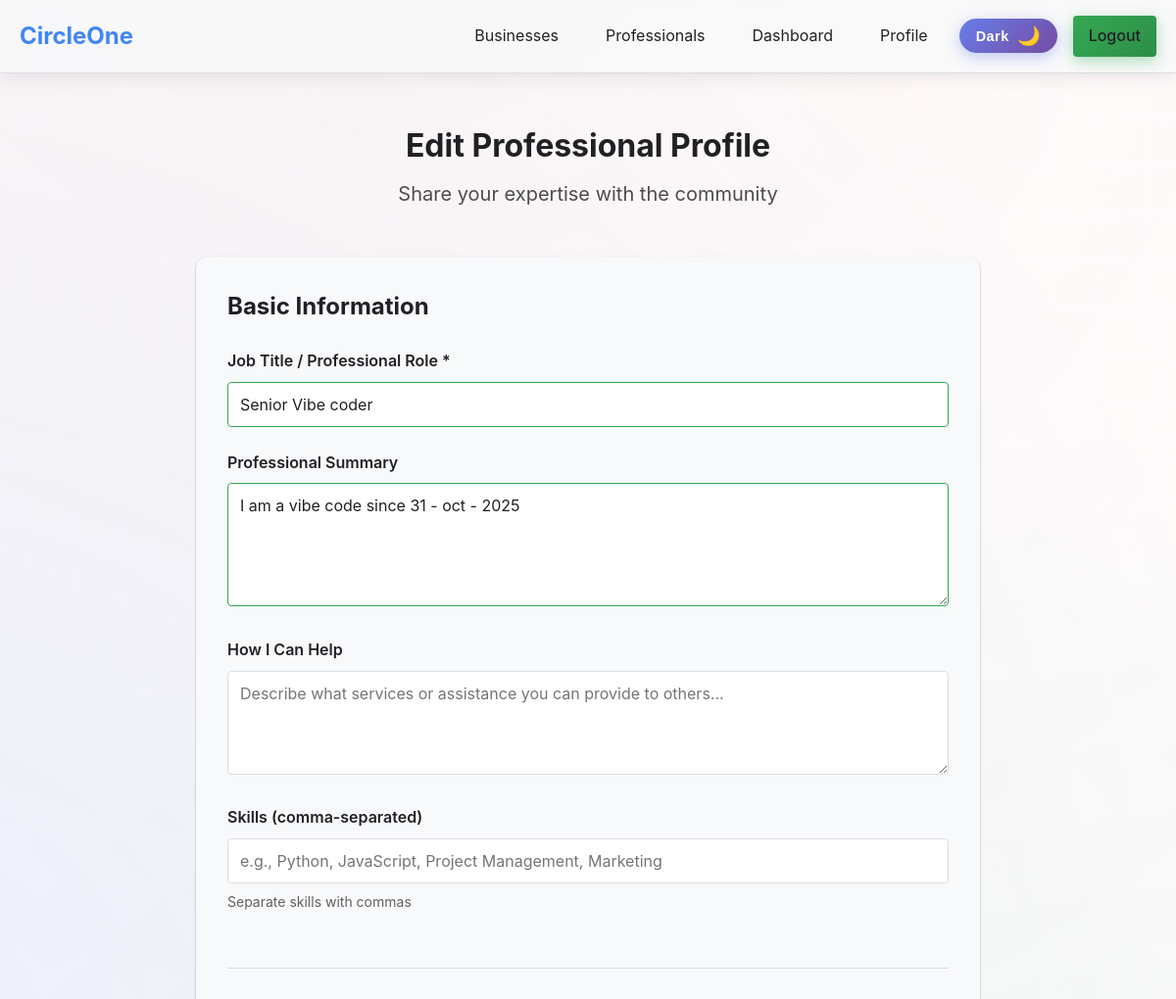
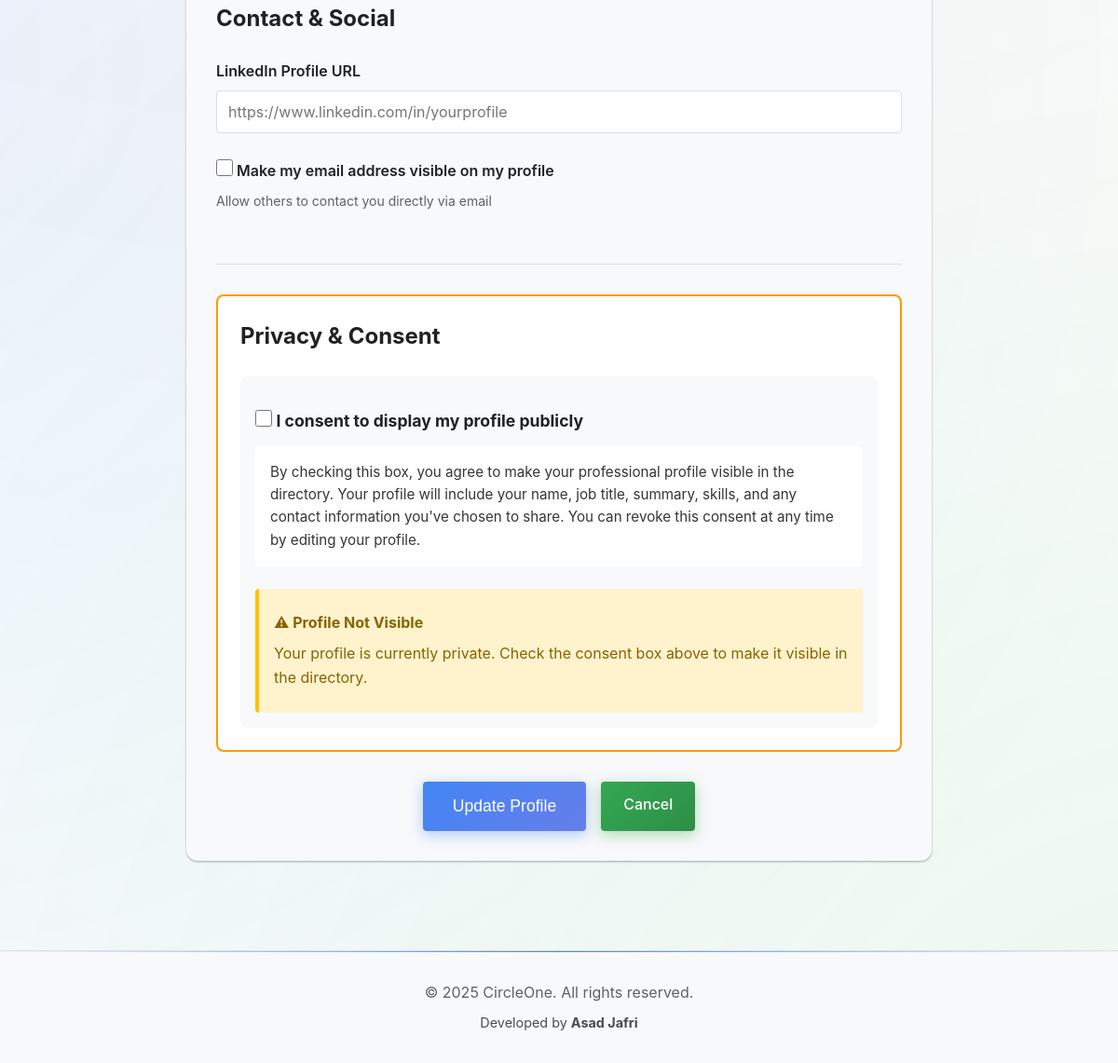
Screenshot of /dashboard/profile/edit (signed in) with the database file from the repository (2 pictures, top to bottom).
### models.py (models this page shows, shortened)
class ProfessionalProfile(db.Model):
    __tablename__ = 'professional_profiles'
    id = db.Column(db.Integer, primary_key=True)
    user_id = db.Column(db.Integer, db.ForeignKey('users.id'), nullable=False, unique=True, index=True)
    job_title = db.Column(db.String(255), nullable=False, index=True)
    summary = db.Column(db.Text, nullable=True)
    how_i_help = db.Column(db.Text, nullable=True)
    linkedin_url = db.Column(db.String(500), nullable=True)
    skills_json = db.Column(db.Text, nullable=True)  # JSON array of skills
    consent_given = db.Column(db.Boolean, default=False, nullable=False)
    contact_visible = db.Column(db.Boolean, default=False, nullable=False)
    view_count = db.Column(db.Integer, default=0, nullable=False)
    created_at = db.Column(db.DateTime, default=datetime.utcnow, nullable=False)
    def get_skills(self):
        if self.skills_json:
            try:
                return json.loads(self.skills_json)
            except:
                return []
        return []

### main.py (the view, shortened to what this page needs)
@app.route('/dashboard/profile/edit', methods=['GET', 'POST'])
@login_required
def edit_professional_profile():
    profile = ProfessionalProfile.query.filter_by(
        user_id=current_user.id).first()
    return render_template('professional_form.html', profile=profile)

### main.py (called while the page is built)
@login_manager.user_loader
def load_user(user_id):
    return User.query.get(int(user_id))

### templates/professional_form.html (shortened to what this page needs)
{% extends "base.html" %}
{% block content %}
<div class="professional-form-page">
    <div class="form-header">
        <h1>{{ 'Edit' if profile else 'Create' }} Professional Profile</h1>
        <p class="subtitle">Share your expertise with the community</p>
    </div>
    <form method="POST" class="professional-form">
        <div class="form-section">
            <h2>Basic Information</h2>
            <div class="form-group">
                <label for="job_title">Job Title / Professional Role *</label>
                <input type="text"
                       id="job_title"
                       name="job_title"
                       value="{{ profile.job_title if profile else '' }}"
                       required
                       placeholder="e.g., Senior Software Engineer, Marketing Consultant"
                       class="form-control">
            </div>
            <div class="form-group">
                <label for="summary">Professional Summary</label>
                <textarea id="summary"
                          name="summary"
                          rows="5"
                          class="form-control"
                          placeholder="Tell us about your professional background and experience...">{{ profile.summary if profile else '' }}</textarea>
            </div>
            <div class="form-group">
                <label for="how_i_help">How I Can Help</label>
                <textarea id="how_i_help"
                          name="how_i_help"
                          rows="4"
                          class="form-control"
                          placeholder="Describe what services or assistance you can provide to others...">{{ profile.how_i_help if profile else '' }}</textarea>
            </div>
            <div class="form-group">
                <label for="skills">Skills (comma-separated)</label>
                <input type="text"
                       id="skills"
                       name="skills"
                       value="{{ ', '.join(profile.get_skills()) if profile else '' }}"
                       placeholder="e.g., Python, JavaScript, Project Management, Marketing"
                       class="form-control">
                <small class="form-text">Separate skills with commas</small>
            </div>
        </div>
        <div class="form-section">
            <h2>Contact & Social</h2>
            <div class="form-group">
                <label for="linkedin_url">LinkedIn Profile URL</label>
                <input type="url"
                       id="linkedin_url"
                       name="linkedin_url"
                       value="{{ profile.linkedin_url if profile else '' }}"
                       placeholder="https://www.linkedin.com/in/yourprofile"
                       class="form-control">
            </div>
            <div class="form-group">
                <div class="checkbox-group">
                    <label class="checkbox-label">
                        <input type="checkbox"
                               name="contact_visible"
                               {% if profile and profile.contact_visible %}checked{% endif %}>
                        <span>Make my email address visible on my profile</span>
                    </label>
                    <small class="form-text">Allow others to contact you directly via email</small>
                </div>
            </div>
        </div>
        <div class="form-section consent-section">
            <h2>Privacy & Consent</h2>
            <div class="consent-box">
                <div class="form-group">
                    <div class="checkbox-group">
                        <label class="checkbox-label consent-checkbox">
                            <input type="checkbox"
                                   name="consent_given"
                                   id="consent_given"
                                   {% if profile and profile.consent_given %}checked{% endif %}>
                            <span>
                                <strong>I consent to display my profile publicly</strong>
                            </span>
                        </label>
                        <p class="consent-text">
                            By checking this box, you agree to make your professional profile visible
                            in the directory. Your profile will include your name, job title, summary,
                            skills, and any contact information you've chosen to share. You can
                            revoke this consent at any time by editing your profile.
                        </p>
                    </div>
                </div>
                {% if profile and not profile.consent_given %}
                <div class="warning-box">
                    <p><strong>⚠ Profile Not Visible</strong></p>
                    <p>Your profile is currently private. Check the consent box above to make it visible in the directory.</p>
                </div>
                {% endif %}
            </div>
        </div>
        <div class="form-actions">
            <button type="submit" class="btn btn-primary btn-large">
                {{ 'Update Profile' if profile else 'Create Profile' }}
            </button>
            <a href="{{ url_for('professional_profile', id=profile.id) if profile else url_for('professionals') }}"
               class="btn btn-secondary">Cancel</a>
        </div>
    </form>
</div>
{% endblock %}

### rows the page displays
ProfessionalProfile: job_title "Senior Vibe coder", summary "I am a vibe code since 31 - oct - 2025"

### other values shown
{{ 'Edit' if profile else 'Create' }} "Edit"
{{ 'Update Profile' if profile else 'Create Profile' }} "Update Profile"
